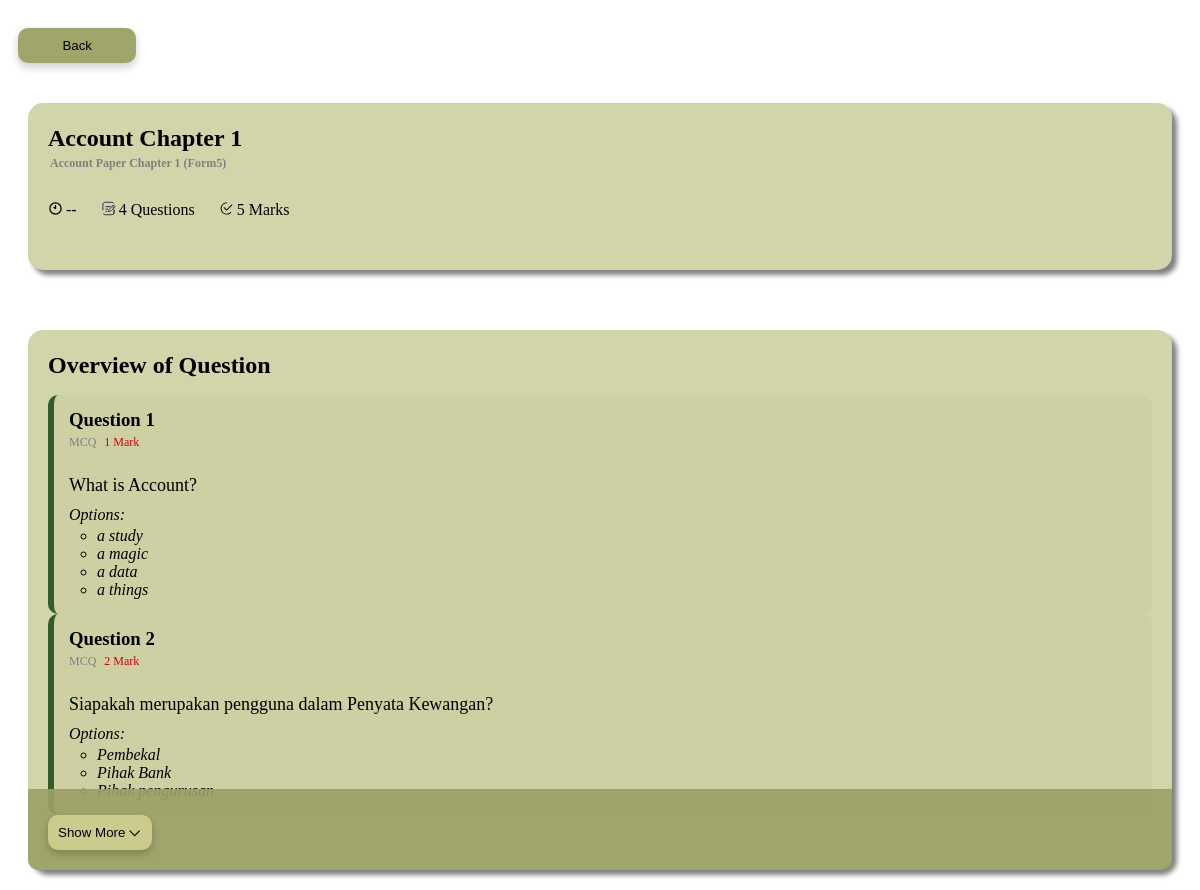
Screenshot of /viewpage.php?quizid=Q01 with the database file from the repository.
### tables this page shows
CREATE TABLE `quiz` (
  `QuizID` varchar(10) NOT NULL,
  `SubjectID` varchar(10) NOT NULL,
  `Duration` time DEFAULT NULL,
  `EditAdminID` varchar(10) NOT NULL,
  `QuizName` varchar(100) NOT NULL,
  `QuizType` enum('CHAPTER','PAST YEAR') NOT NULL,
  `QuizLevel` enum('FORM4','FORM5') DEFAULT NULL,
  `Chapter` enum('1','2','3','4','5','6','7','8','9','10','11','12','13','14','15') DEFAULT NULL,
  `CreatedAt` datetime NOT NULL,
  `UpdatedAt` datetime NOT NULL
);

CREATE TABLE `subject` (
  `SubjectID` varchar(10) NOT NULL,
  `CreatedAdminID` varchar(10) NOT NULL,
  `SubjectName` varchar(100) NOT NULL,
  `Description` text NOT NULL,
  `CreatedAt` datetime NOT NULL
);

### viewpage.php (the view, shortened to what this page needs)
<?php
include("connect.php");
$sQuizName = $sSubjectName = $sQuizType = $nChapter = $tDuration = $nTotalQuestion = $nTotalMark = "";
if (isset($_GET["quizid"])) {
    $QuizID = $conn->real_escape_string($_GET["quizid"]);
    $sql = "SELECT quiz.QuizName, quiz.Duration, quiz.QuizType, quiz.Chapter, quiz.QuizLevel, COUNT(question.QuestionID) AS TotalQuestion, SUM(question.QuestionMark) AS TotalMark, subject.SubjectName FROM quiz INNER JOIN question ON quiz.QuizID = question.QuizID INNER JOIN subject ON quiz.SubjectID = subject.SubjectID WHERE quiz.QuizID = '$QuizID' GROUP BY quiz.QuizID, quiz.QuizName, quiz.Duration, quiz.QuizType, quiz.Chapter, subject.SubjectName";
    $result = mysqli_query($conn, $sql);
    if ($row = $result->fetch_assoc()) {
        $sQuizName = $row["QuizName"];
        $sQuizLevel = $row["QuizLevel"];
        $tDuration = $row["Duration"];
        $sQuizType = $row["QuizType"];
        $nChapter = $row["Chapter"];
        $nTotalQuestion = $row["TotalQuestion"];
        $nTotalMark = $row["TotalMark"];
        $sSubjectName = $row["SubjectName"];
    }
}
?>
<!DOCTYPE html>
<html lang="en">
<head>
    <link rel="stylesheet" href="quizPage.css">
</head>
<body>
<button type="button" class="backBtn" onclick="window.location.href='adminIndex.php';">Back</button>
<div class="quizInfo">
    <?php
    echo "<h2>". $sQuizName . "</h2>";
    echo "<h4>". $sSubjectName .  " Paper " . ucfirst(strtoLower($sQuizType)) . " " . $nChapter ." (" . ucfirst(strtoLower($sQuizLevel)). ")". "</h4>";
    ?>
    <div class="quizDetail">
        <ul>
            <li><?php echo $tDuration === NULL ? '--' : $tDuration; ?></li>
            <li><?php echo $nTotalQuestion . " Questions" ?></li>
            <li><?php echo $nTotalMark . " Marks" ?>
        </ul>
    </div>
</div>
<div class="quizOverview">
    <?php
        if(isset($_GET["quizid"])){
            $QuizID = $conn->real_escape_string($_GET["quizid"]);
            $sqlOverview = "SELECT question.QuestionID, question.QuestionPrompt, question.QuestionType, question.QuestionMark, answer_option.AnswerPrompt FROM question INNER JOIN answer_option ON question.QuestionID = answer_option.QuestionID WHERE question.QuizID = '$QuizID'";
            $overviewResult = mysqli_query($conn,$sqlOverview);
        $questionLs = [];
        while ($question = $overviewResult->fetch_assoc()) {
            $questionId = $question["QuestionID"];
            if(!isset($questionLs[$questionId])){
            $questionLs[$questionId] = [
            "QuestionPrompt" => $question["QuestionPrompt"],
            "QuestionType" => $question["QuestionType"],
            "QuestionMark" => $question["QuestionMark"],
            "optionLs" => []
            ];
            }
            $questionLs[$questionId]["optionLs"][] = $question["AnswerPrompt"];
        }
    }else{
        die("No quiz found");
    }
    ?>
    <h2>Overview of Question</h2>
    <div class="questionOverview">
            <?php
                $count = 1;
                if(count($questionLs)>0){
                foreach($questionLs as $question){
                    if($count <=2){
                    echo "<div class='questionContainer'>";
                    echo "<h3>". "Question " . $count. "</h3>";
                    echo "<div class = 'questionDetail'>";
                    echo "<span class='questionType'>" . $question["QuestionType"].  "</span>";
                    echo "<span class = 'questionMark'>" . $question["QuestionMark"]. " Mark" . "</span>";
                    echo "</div>";
                    echo "<div class ='questionPrompt'>";
                    echo $question["QuestionPrompt"];
                    echo "</div>";
                    echo "<div class = 'answerOption'>";
                    echo "Options: ";
                    echo "<ul>";
                    foreach($question["optionLs"] as $option){
                        echo "<li>".$option."</li>";
                    }
                    echo "</ul>";
                    echo "</div>";
                    echo "</div>";
                    $count ++;
                    }else{
                    $count ++;
                    }
                }
            }else{
                echo "No answer option found.";
            }
            ?>
        </div>
        <div class="shade" id="shade"></div>
        <button id="showMoreBtn" onclick=expandCollapse()>Show More <svg width="10pt" height="10pt" version="1.1" viewBox="0 0 1200 1200" xmlns="http://www.w3.org/2000/svg">
                <path transform="scale(50)" d="m21 8.5-9 9-9-9" fill="none" stroke="#000" stroke-miterlimit="10" stroke-width="2" />
            </svg></button>
    </div>
</body>
</html>

### quizPage.css (style rules this page uses)
.quizInfo, .quizOverview { background-color: #d2d4aa; margin: 20px; padding: 20px; border-radius: 15px; box-shadow: 5px 5px 5px grey; }
.quizOverview { margin-top: 60px; position: relative; }
.quizInfo h2, .quizOverview h2, .questionContainer h3, .hiddenQuestionContainer h3 { margin-bottom: 4px; margin-top:2px; }
.quizOverview h2 { margin-bottom:16px ; }
.quizInfo h4 { margin: 2px; color: grey; font-size: 12px; }
.quizInfo ul { padding: 0; margin: 30px 0; }
.quizInfo li > svg { margin-right: 3px; }
.quizDetail li { list-style-type: none; display: inline-flex; flex-direction: row; justify-content: space-between; margin-right: 20px; }
.questionOverview .questionContainer, .questionOverview .hiddenQuestionContainer { background-color: #cfcfa4; border-left: 6px solid #305d2c; border-radius: 10px; padding: 12px 8px 12px 15px; }
.shade { position: absolute; left: 0; bottom: 0; width: 100%; height: 15%; background-color: #9ca166eb; border-radius: 0 0 10px 10px; z-index: 1; justify-content: flex-start; align-items: center; flex-direction: column; display: flex; }
#showMoreBtn { z-index: 2; background-color: #cacb8d; padding: 10px; border-radius: 10px; border: none; position: relative; bottom: 10%; box-shadow: 0 4px 8px 0 rgba(0, 0, 0, 0.2); display: flex; align-items: center; }
#showMoreBtn >svg { margin-left: 3px; }
.answerOption ul { list-style-type: circle; margin:3px; padding-left:25px; }
.answerOption { font-style: italic; }
.questionDetail { display: flex; justify-content: flex-start; }
.questionType { color: grey; margin-right: 8px; font-size: 12px; }
.questionMark { color: #c60606; font-size: 12px; }
.questionPrompt { margin: 25px 0 10px 0; font-size: 18px; }

### viewpage.php (style rules this page uses)
body { background: url('img/background.png') no-repeat; min-height: 100vh; height: auto; background-size: cover; }
.backBtn { width: 10%; margin-top: 20px; margin-bottom: 20px; background-color: #a0a56b; border: none; border-radius: 10px; padding: 10px; margin-left: 10px; box-shadow: 0 4px 8px rgba(0, 0, 0, 0.2); }

### rows the page displays
quiz: QuizName "Account Chapter 1", SubjectID.SubjectName "Account", QuizType "Chapter", Chapter "1", QuizLevel "Form5"

### other values shown
$nTotalQuestion "4"
$nTotalMark "5"
$question["QuestionType"] "MCQ"
$question["QuestionMark"] "1"
$question["QuestionPrompt"] "What is Account?"
$option "a study"
$option "a magic"
$option "a data"
$option "a things"
$question["QuestionMark"] "2"
$question["QuestionPrompt"] "Siapakah merupakan pengguna dalam Penyata Kewangan?"
$option "Pembekal"
$option "Pihak Bank"
